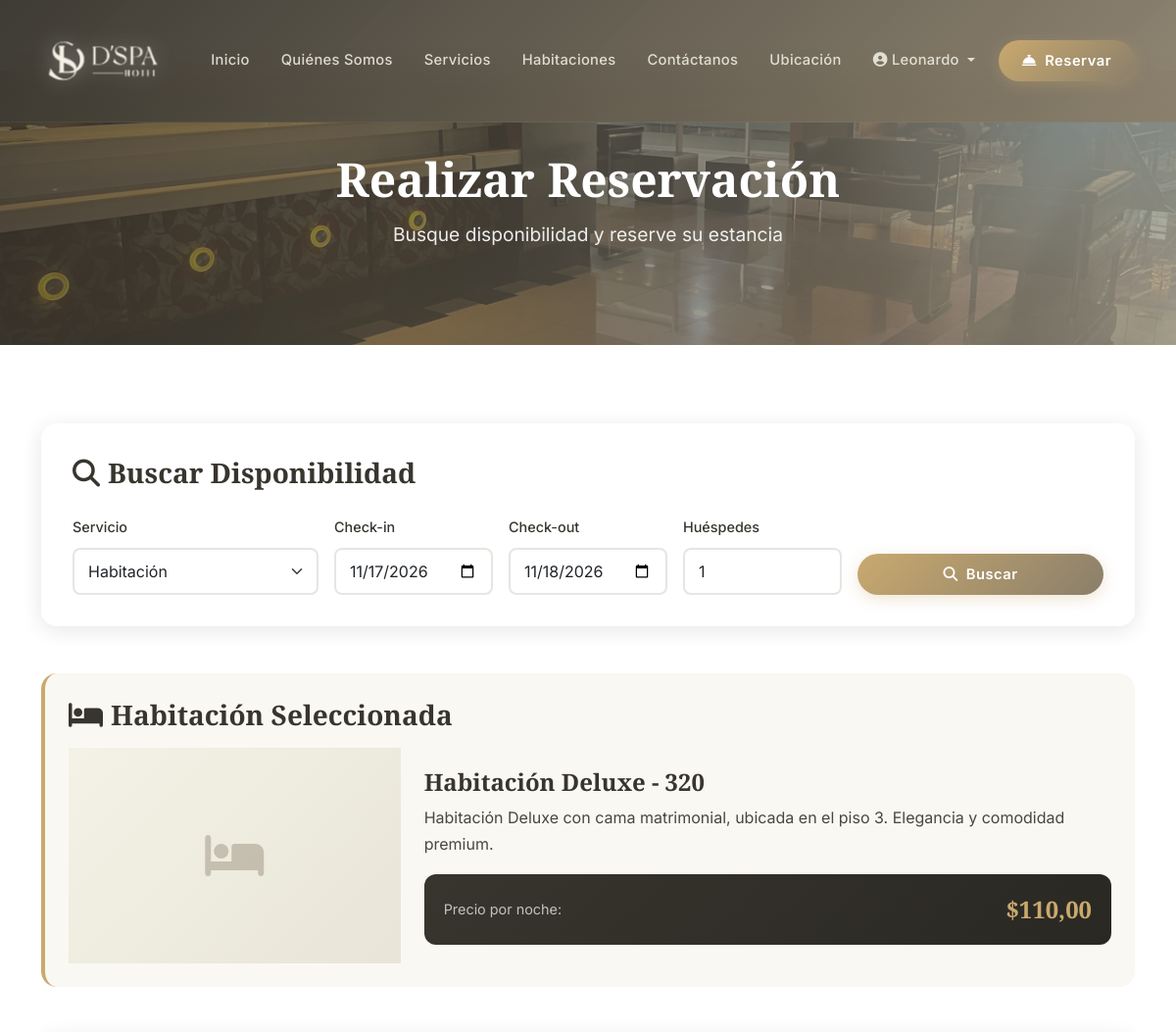
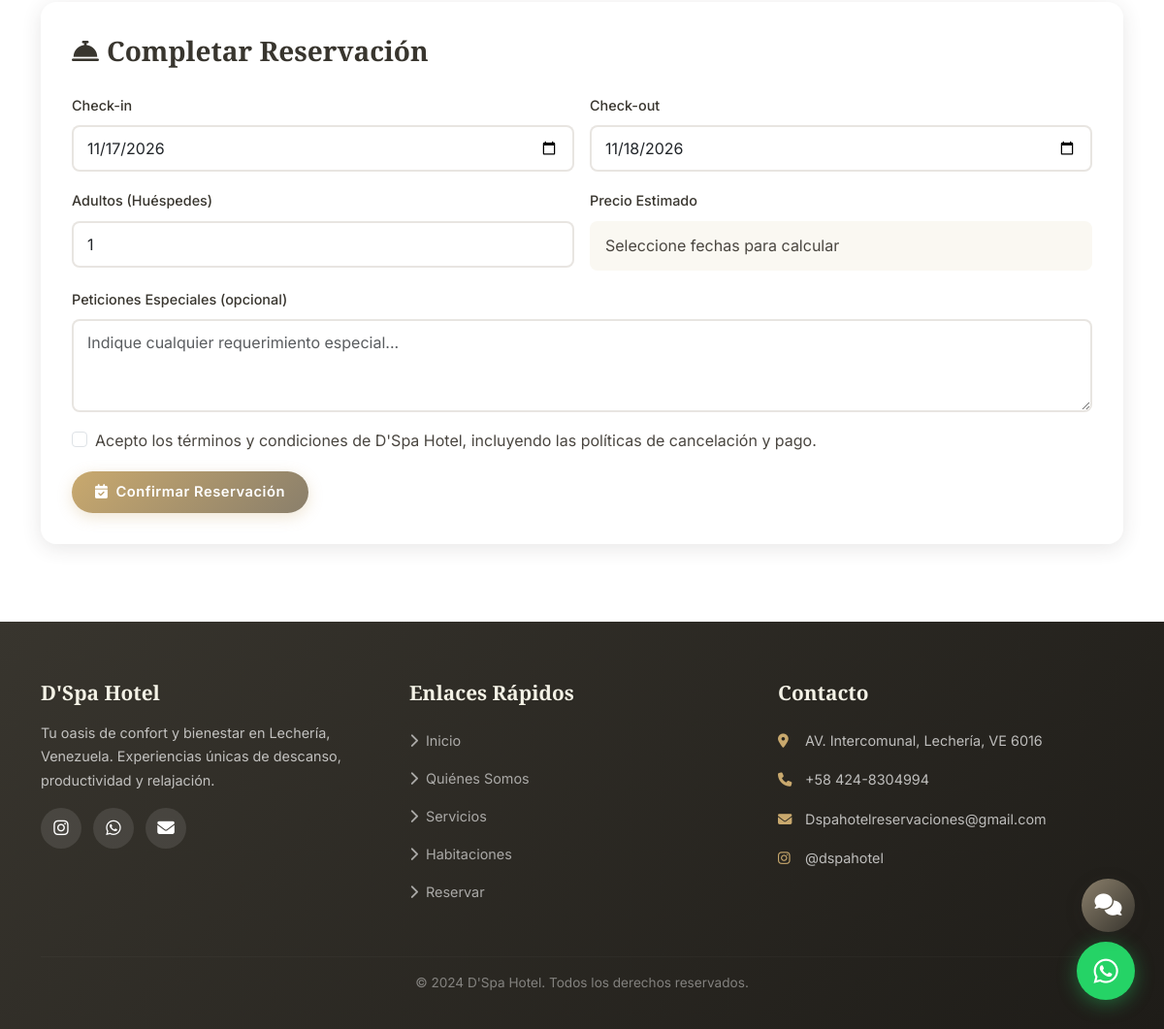
The app's page /reservations/booking/?room_id=14 (signed in) with its own data (2 pictures, top to bottom).
### core/models.py (models this page shows, shortened)
class Room(models.Model):
    ROOM_TYPES = [
        ('doble', 'Habitación Doble'),
        ('deluxe', 'Habitación Deluxe'),
    ]
    STATUS_CHOICES = [
        ('available', 'Disponible'),
        ('occupied', 'Ocupada'),
        ('maintenance', 'Mantenimiento'),
        ('reserved', 'Reservada'),
    ]
    SALES_CHANNEL_CHOICES = [
        ('web', 'Portal Web'),
        ('puerta', 'Venta por Puerta'),
    ]
    room_type = models.CharField(max_length=20, choices=ROOM_TYPES, verbose_name="Tipo")
    room_number = models.CharField(max_length=10, unique=True, verbose_name="Número")
    floor = models.IntegerField(default=1, verbose_name="Piso")
    description = models.TextField(verbose_name="Descripción")
    detailed_description = models.TextField(verbose_name="Descripción Detallada", help_text="Incluir amenities y características")
    capacity_adults = models.IntegerField(default=2, verbose_name="Capacidad Adultos")
    capacity_children = models.IntegerField(default=0, verbose_name="Capacidad Niños")
    price_per_night = models.DecimalField(max_digits=10, decimal_places=2, verbose_name="Precio por Noche", help_text="Precio base en USD (sin IVA)")
    extra_guest_fee = models.DecimalField(max_digits=10, decimal_places=2, default=0, verbose_name="Cargo por Persona Adicional", help_text="Aplica para hab. dobles ($20 por persona adicional)")
    status = models.CharField(max_length=20, choices=STATUS_CHOICES, default='available', verbose_name="Estado")
    sales_channel = models.CharField(max_length=20, choices=SALES_CHANNEL_CHOICES, default='web', verbose_name="Canal de Venta", help_text="Las habitaciones de 'Puerta' no se muestran en el portal web")
    has_terrace = models.BooleanField(default=True, verbose_name="Terraza")
    has_safe = models.BooleanField(default=True, verbose_name="Caja Fuerte")
    has_tv = models.BooleanField(default=True, verbose_name="TV")
    has_closet = models.BooleanField(default=True, verbose_name="Closet")
    has_minibar = models.BooleanField(default=False, verbose_name="Mini Nevera")
    has_balcony = models.BooleanField(default=False, verbose_name="Balcón")
    is_active = models.BooleanField(default=True, verbose_name="Activa")
    class Meta:
        ordering = ['room_type', 'room_number']
        verbose_name = "Habitación"
        verbose_name_plural = "Habitaciones"

### reservations/views.py (the view)
# urls.py: path('booking/', views.booking, name='booking'),
@login_required
def booking(request):
    today = datetime.now().date()
    rooms = Room.objects.filter(is_active=True)
    room_id = request.GET.get('room_id')
    service_type = request.GET.get('service_type', 'room')
    selected_room = None
    if room_id:
        selected_room = Room.objects.filter(id=room_id).first()
    context = {
        'today': today.strftime('%Y-%m-%d'),
        'rooms': rooms,
        'selected_room': selected_room,
        'service_type': service_type,
        'service_choices': Reservation.SERVICE_CHOICES,
    }
    return render(request, 'reservations/booking.html', context)

### reservations/templates/reservations/booking.html (shortened to what this page needs)
{% extends 'core/base.html' %}
{% load static %}
{% block content %}
<section class="page-hero page-hero-sm">
    <div class="page-hero-overlay"></div>
    <img src="{% static 'images/lobby/lobby 1.jpg' %}" alt="Reservar" class="page-hero-bg">
    <div class="page-hero-content">
        <h1>Realizar Reservación</h1>
        <p>Busque disponibilidad y reserve su estancia</p>
    </div>
</section>
<section class="section-padding">
    <div class="container">
        <div class="booking-search-card mb-5">
            <h3 class="mb-4"><i class="fas fa-search me-2"></i>Buscar Disponibilidad</h3>
            <form id="bookingSearchForm" class="row g-3 align-items-end">
                <div class="col-md-3 col-6">
                    <label for="booking_service" class="form-label">Servicio</label>
                    <select class="form-select" id="booking_service" name="service_type">
                        <option value="room" selected>Habitación</option>
                    </select>
                </div>
                <div class="col-md-2 col-6">
                    <label for="booking_checkin" class="form-label">Check-in</label>
                    <input type="date" class="form-control" id="booking_checkin" name="check_in" value="{{ today }}" min="{{ today }}" required>
                </div>
                <div class="col-md-2 col-6">
                    <label for="booking_checkout" class="form-label">Check-out</label>
                    <input type="date" class="form-control" id="booking_checkout" name="check_out" min="{{ today }}" required>
                </div>
                <div class="col-md-2 col-6">
                    <label for="booking_adults" class="form-label">Huéspedes</label>
                    <input type="number" class="form-control" id="booking_adults" name="adults" value="1" min="1" max="4">
                </div>
                <div class="col-md-3 mt-3 mt-md-0 d-flex align-items-end">
                    <button type="button" class="btn btn-reservation w-100" onclick="searchBookingRooms()">
                        <i class="fas fa-search me-1"></i> Buscar
                    </button>
                </div>
            </form>
        </div>
        {% if selected_room %}
        <div class="booking-selected-room mb-5">
            <h3 class="mb-3"><i class="fas fa-bed me-2"></i>Habitación Seleccionada</h3>
            <div class="row g-4 align-items-center">
                <div class="col-md-4">
                    {% if selected_room.images.first %}
                    <img src="{{ selected_room.images.first.image.url }}" alt="{{ selected_room }}" class="img-fluid rounded-3">
                    {% else %}
                    <div class="room-placeholder"><i class="fas fa-bed"></i></div>
                    {% endif %}
                </div>
                <div class="col-md-8">
                    <h4>{{ selected_room.get_room_type_display }} - {{ selected_room.room_number }}</h4>
                    <p>{{ selected_room.description }}</p>
                    <div class="room-price-display">
                        <span class="price-label">Precio por noche:</span>
                        <span class="price-amount">${{ selected_room.price_per_night }}</span>
                    </div>
                </div>
            </div>
        </div>
        {% endif %}
        <div class="booking-form-card mt-5" id="reservationFormSection" {% if not selected_room %}style="display:none;"{% endif %}>
            <h3 class="mb-4"><i class="fas fa-concierge-bell me-2"></i>Completar Reservación</h3>
            <form action="{% url 'create_reservation' %}" method="post" id="reservationForm">
                <div class="row g-3">
                    <div class="col-md-6">
                        <label class="form-label">Check-in</label>
                        <input type="date" class="form-control" name="check_in" id="form_checkin" value="{{ today }}" min="{{ today }}" required>
                    </div>
                    <div class="col-md-6">
                        <label class="form-label">Check-out</label>
                        <input type="date" class="form-control" name="check_out" id="form_checkout" required>
                    </div>
                    <div class="col-md-6">
                        <label class="form-label">Adultos (Huéspedes)</label>
                        <input type="number" class="form-control" name="adults" value="1" min="1" max="4" id="form_adults">
                    </div>
                    <div class="col-md-6">
                        <label class="form-label">Precio Estimado</label>
                        <div class="price-calculator" id="priceCalculator">
                            <span class="calculated-price">Seleccione fechas para calcular</span>
                        </div>
                    </div>
                    <div class="col-12">
                        <label class="form-label">Peticiones Especiales (opcional)</label>
                        <textarea class="form-control" name="special_requests" rows="3" placeholder="Indique cualquier requerimiento especial..."></textarea>
                    </div>
                    <div class="col-12">
                        <div class="form-check">
                            <input class="form-check-input" type="checkbox" id="termsCheck" required>
                            <label class="form-check-label" for="termsCheck">
                                Acepto los términos y condiciones de D'Spa Hotel, incluyendo las políticas de cancelación y pago.
                            </label>
                        </div>
                    </div>
                    <div class="col-12 mt-3">
                        <button type="submit" class="btn btn-reservation btn-lg">
                            <i class="fas fa-calendar-check me-2"></i>Confirmar Reservación
                        </button>
                    </div>
                </div>
            </form>
        </div>
    </div>
</section>
{% endblock %}

### core/templates/core/base.html (shortened to what this page needs)
{% load static %}
<!DOCTYPE html>
<html lang="es">
<head>
    <link href="https://cdn.jsdelivr.net/npm/bootstrap@5.3.2/dist/css/bootstrap.min.css" rel="stylesheet">
    <link href="https://cdnjs.cloudflare.com/ajax/libs/font-awesome/6.4.2/css/all.min.css" rel="stylesheet">
    <link rel="stylesheet" href="{% static 'css/style.css' %}?v=2.9">
</head>
<body>
    <nav class="navbar navbar-expand-lg navbar-dark fixed-top" id="mainNavbar">
        <div class="container">
            <a class="navbar-brand d-flex align-items-center" href="{% url 'home' %}">
                <img src="{% static 'images/logo/logo de empresa.PNG' %}" alt="D'Spa Hotel Logo" class="navbar-logo me-2" onerror="this.style.display='none'">
            </a>
            <div class="collapse navbar-collapse" id="navbarNav">
                <ul class="navbar-nav ms-auto align-items-center">
                    <li class="nav-item"><a class="nav-link" href="{% url 'home' %}">Inicio</a></li>
                    <li class="nav-item"><a class="nav-link" href="{% url 'about' %}">Quiénes Somos</a></li>
                    <li class="nav-item"><a class="nav-link" href="{% url 'services' %}">Servicios</a></li>
                    <li class="nav-item"><a class="nav-link" href="{% url 'rooms' %}">Habitaciones</a></li>
                    <li class="nav-item"><a class="nav-link" href="{% url 'contact' %}">Contáctanos</a></li>
                    <li class="nav-item"><a class="nav-link" href="{% url 'location' %}">Ubicación</a></li>
                    {% if user.is_authenticated %}
                        <li class="nav-item dropdown">
                            <a class="nav-link dropdown-toggle" href="#" role="button" data-bs-toggle="dropdown">
                                <i class="fas fa-user-circle"></i> {{ user.first_name|default:user.username }}
                            </a>
                        </li>
                    {% else %}
                        <li class="nav-item"><a class="nav-link" href="{% url 'login' %}"><i class="fas fa-sign-in-alt"></i> Iniciar Sesión</a></li>
                    {% endif %}
                    <li class="nav-item ms-lg-2">
                        <a class="btn btn-reservation" href="{% url 'booking' %}">
                            <i class="fas fa-concierge-bell me-1"></i> Reservar
                        </a>
                    </li>
                </ul>
            </div>
        </div>
    </nav>
    <main>
        {% block content %}{% endblock %}
    </main>
    <footer class="site-footer">
        <div class="container">
            <div class="row g-4">
                <div class="col-lg-4 col-md-6">
                    <div class="footer-brand">
                        <h3 class="footer-title">D'Spa Hotel</h3>
                        <p class="footer-desc">Tu oasis de confort y bienestar en Lechería, Venezuela. Experiencias únicas de descanso, productividad y relajación.</p>
                        <div class="footer-social">
                            <a href="https://www.instagram.com/dspahotel?igsh=ZjAwOHc0YXowZHBy" target="_blank" class="social-link" title="Instagram">
                                <i class="fab fa-instagram"></i>
                            </a>
                            <a href="https://api.whatsapp.com/send?phone=584248304994" target="_blank" class="social-link" title="WhatsApp">
                                <i class="fab fa-whatsapp"></i>
                            </a>
                            <a href="https://mail.google.com/mail/?view=cm&fs=1&to=Dspahotelreservaciones@gmail.com" target="_blank" rel="noopener noreferrer" class="social-link" title="Enviar correo por Gmail">
                                <i class="fas fa-envelope"></i>
                            </a>
                        </div>
                    </div>
                </div>
                <div class="col-lg-4 col-md-6">
                    <h4 class="footer-title">Enlaces Rápidos</h4>
                    <ul class="footer-links">
                        <li><a href="{% url 'home' %}"><i class="fas fa-chevron-right me-2"></i>Inicio</a></li>
                        <li><a href="{% url 'about' %}"><i class="fas fa-chevron-right me-2"></i>Quiénes Somos</a></li>
                        <li><a href="{% url 'services' %}"><i class="fas fa-chevron-right me-2"></i>Servicios</a></li>
                        <li><a href="{% url 'rooms' %}"><i class="fas fa-chevron-right me-2"></i>Habitaciones</a></li>
                        <li><a href="{% url 'booking' %}"><i class="fas fa-chevron-right me-2"></i>Reservar</a></li>
                    </ul>
                </div>
                <div class="col-lg-4 col-md-6">
                    <h4 class="footer-title">Contacto</h4>
                    <ul class="footer-contact">
                        <li><i class="fas fa-map-marker-alt me-2"></i>AV. Intercomunal, Lechería, VE 6016</li>
                        <li><i class="fas fa-phone me-2"></i>+58 424-8304994</li>
                        <li><a href="https://mail.google.com/mail/?view=cm&fs=1&to=Dspahotelreservaciones@gmail.com" target="_blank" rel="noopener noreferrer" style="color: inherit; text-decoration: none;"><i class="fas fa-envelope me-2"></i>Dspahotelreservaciones@gmail.com</a></li>
                        <li><a href="https://www.instagram.com/dspahotel?igsh=ZjAwOHc0YXowZHBy" target="_blank" style="color: inherit; text-decoration: none;"><i class="fab fa-instagram me-2"></i>@dspahotel</a></li>
                    </ul>
                </div>
            </div>
            <hr class="footer-divider">
            <div class="footer-bottom">
                <p>&copy; 2024 D'Spa Hotel. Todos los derechos reservados.</p>
            </div>
        </div>
    </footer>
    <a href="https://api.whatsapp.com/send?phone=584248304994" target="_blank" class="whatsapp-bubble" id="whatsappBubble" title="Contactar por WhatsApp">
        <i class="fab fa-whatsapp"></i>
    </a>
    <div class="chatbot-toggle" id="chatbotToggle" onclick="toggleChatbot()" title="Asistente Virtual">
        <i class="fas fa-comments"></i>
    </div>
</body>
</html>

### records on screen
Room: room_type "Habitación Deluxe", room_number "320", description "Habitación Deluxe con cama matrimonial, ubicada en el piso 3. Elegancia y comodidad premium.", price_per_night "110,00"

### other values on screen
{{ user.first_name|default:user.username }} "Leonardo"
